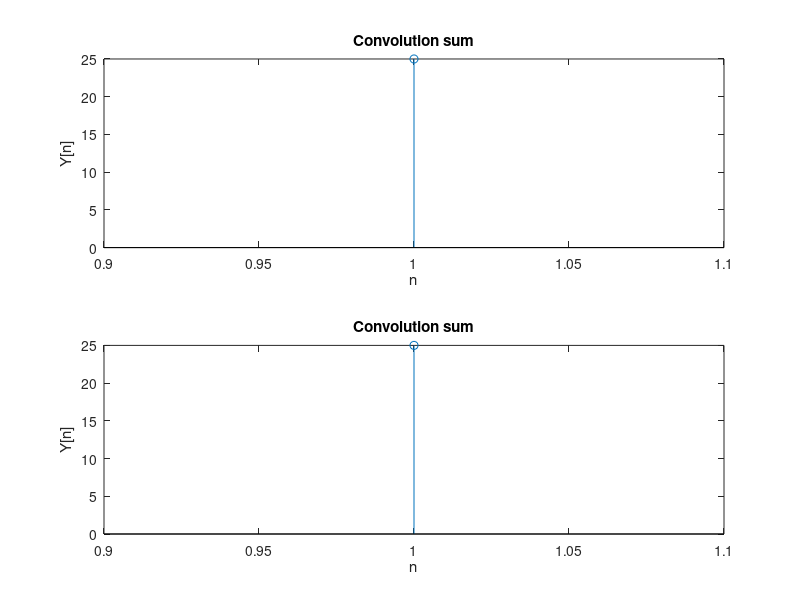

This chart was generated by the following MATLAB code:
clc
clear all;
close all;

x = input('Enter the first sequence: ');
h = input('Enter the secound sequence: ');

nx = length(x);
nh = length(h);

X = [x, zeros(1, nh)];
H = [h, zeros(1, nx)];

for i=1:nx+nh-1
    Y(i) = 0;
    for j=1:nx
        if(i-j+1>0)
            Y(i) = Y(i) + X(j) * H(i-j+1);
        else
        end
    end
end

subplot(2,1,1);
stem(Y);
ylabel('Y[n]');
xlabel('n');
title('Convolution sum');

subplot(2,1,2);
Z = conv(x,h);
stem(Z);
ylabel('Y[n]');
xlabel('n');
title('Convolution sum');
